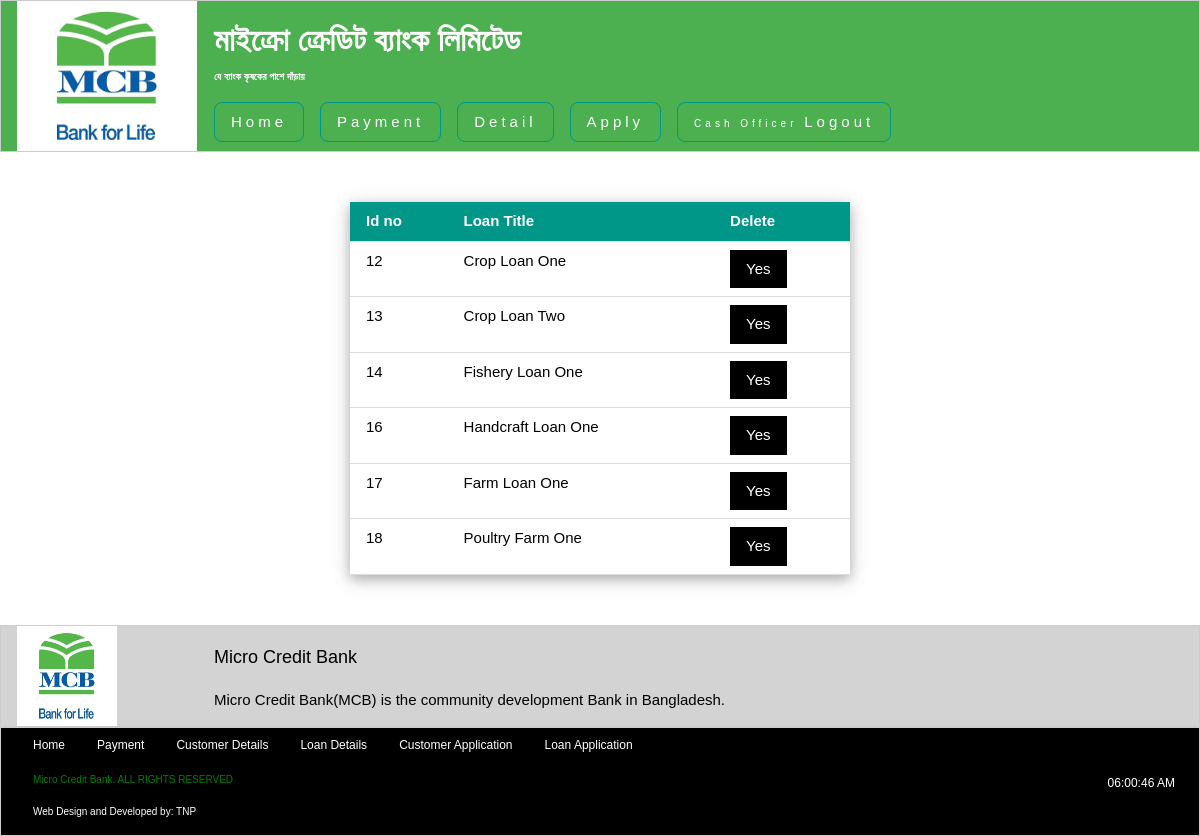
/loan_detail.php (signed in), run on the app's committed database.
### tables this page shows
CREATE TABLE IF NOT EXISTS `loan_category` (
`category_id` int(11) NOT NULL,
  `loan_type` varchar(255) NOT NULL,
  `loan_amount` int(11) NOT NULL,
  `total_paid` int(11) NOT NULL,
  `validity` varchar(255) NOT NULL,
  `interest` int(11) NOT NULL
);

### loan_detail.php (the view, shortened to what this page needs)
<div class="w3-container" style="min-height:295px;height:auto;">
<?php
	$sql = "SELECT * FROM loan_category";
	$result = mysql_query($sql);
	if($result)
	{
		if(mysql_num_rows($result))
		{?>
			<table class="w3-table w3-container w3-hoverable w3-bordered w3-middle w3-card-4" style="max-width:500px;width:50%;margin-top:50px; margin-bottom: 50px; font-family: Arial; ">
					<thead>
						<tr class="w3-teal">
							<th> Id no </th>
							<th> Loan Title </th>
							<th> Delete </th>
						</tr>
					</thead>
		<?php
			while($row = mysql_fetch_assoc($result))
			{
				?>
					<tr>
						<td> <?php echo $row['category_id']; ?> </td>
						<td> <?php echo $row['loan_type']; ?> </td>
						<td> <a href="loan_delete.php?id=<?php echo $row['category_id']; ?>"> <button class="w3-button w3-black" onclick="remove_note()">Yes</button></a> </td>
					</tr>
		<?php
			}
		?>
			</table>
	<?php
		}
	}
?>
</div>

### css/w3_css.css (style rules this page uses)
html { box-sizing:border-box }
*,*:before,*:after { box-sizing:inherit }
html { -ms-text-size-adjust:100%;-webkit-text-size-adjust:100% }
body { margin:0 }
a { background-color:transparent;-webkit-text-decoration-skip:objects }
button,input,select,textarea { font:inherit;margin:0 }
button,input { overflow:visible }
button,select { text-transform:none }
button,html [type=button],[type=reset],[type=submit] { -webkit-appearance:button }
html,body { font-family:Verdana,sans-serif;font-size:15px;line-height:1.5 }
html { overflow-x:hidden }
a { color:inherit }
.w3-table,.w3-table-all { border-collapse:collapse;border-spacing:0;width:100%;display:table }
.w3-bordered tr,.w3-table-all tr { border-bottom:1px solid #ddd }
.w3-table td,.w3-table th,.w3-table-all td,.w3-table-all th { padding:8px 8px;display:table-cell;text-align:left;vertical-align:top }
.w3-table th:first-child,.w3-table td:first-child,.w3-table-all th:first-child,.w3-table-all td:first-child { padding-left:16px }
.w3-btn,.w3-button { border:none;display:inline-block;padding:8px 16px;vertical-align:middle;overflow:hidden;text-decoration:none;color:inherit;background-color:inherit;text-align:center;cursor:pointer;white-space:nowrap }
.w3-btn,.w3-button { -webkit-touch-callout:none;-webkit-user-select:none;-khtml-user-select:none;-moz-user-select:none;-ms-user-select:none;user-select:none }
.w3-container:after,.w3-container:before,.w3-panel:after,.w3-panel:before,.w3-row:after,.w3-row:before,.w3-row-padding:after,.w3-row-padding:before, .w3-cell-row:before,.w3-cell-row:after,.w3-clear:after,.w3-clear:before,.w3-bar:before,.w3-bar:after { content:"";display:table;clear:both }
.w3-container,.w3-panel { padding:0.01em 16px }
.w3-card-4,.w3-hover-shadow:hover { box-shadow:0 4px 10px 0 rgba(0,0,0,0.2),0 4px 20px 0 rgba(0,0,0,0.19) }
.w3-teal,.w3-hover-teal:hover { color:#fff!important;background-color:#009688!important }
.w3-black,.w3-hover-black:hover { color:#fff!important;background-color:#000!important }
.w3-middle { margin: 0 auto; }

### data on the page
loan_category: category_id "12", loan_type "Crop Loan One"
loan_category: category_id "13", loan_type "Crop Loan Two"
loan_category: category_id "14", loan_type "Fishery Loan One"
loan_category: category_id "16", loan_type "Handcraft Loan One"
loan_category: category_id "17", loan_type "Farm Loan One"
loan_category: category_id "18", loan_type "Poultry Farm One"

### other printed values
$designation "Cash Officer"
